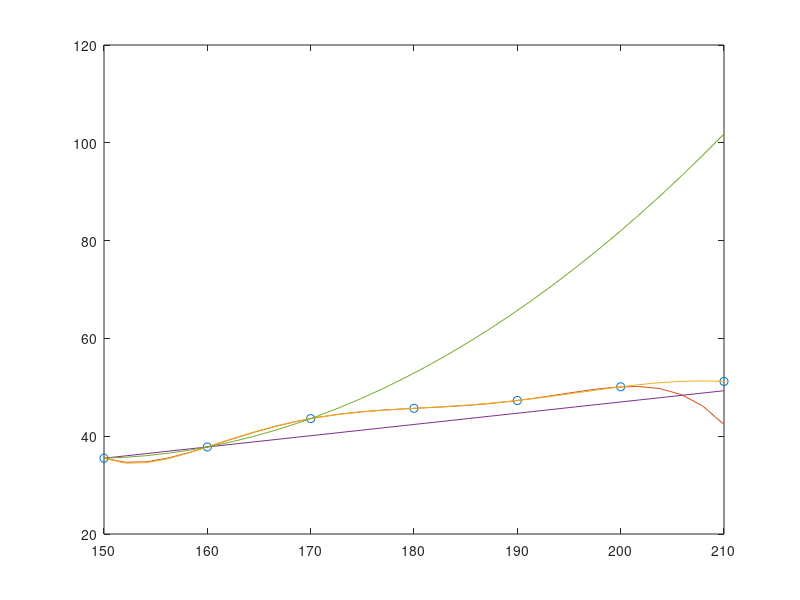

The MATLAB source for this figure:
function InterpolacionPolinomial
%% parte 1 i)
x=[150,160,170,180,190,200,210];
y=[35.5,37.8,43.6,45.7,47.3,50.1,51.2];
plot(x,y,'o')
hold on

%% parte 2 ii)
%% Para n=5
x5 = x(1:6);
y5 = y(1:6);
M = fliplr(vander(x5));
b = y5';
A=linsolve(M,b) %resuelve un sistema de ecuaciones matricial

%% Para n=6
M6 = fliplr(vander(x));
b6 = y';
A6 = linsolve(M6,b6);

%% parte 3 iii)
% Calculamos n=1 y n=2 aquí porque se necesitan para la gráfica del inciso iii

% Para n=1
x1 = x(1:2);
y1 = y(1:2);
M1 = fliplr(vander(x1));
A1 = linsolve(M1,y1');

% Para n=2
x_2 = x(1:3);
y_2 = y(1:3);
M2 = fliplr(vander(x_2));
A2 = linsolve(M2,y_2');

% Graficamos
x2=linspace(150,210,30);

y_n5=A(1)+A(2).*x2+A(3).*x2.^2+A(4).*x2.^3+A(5).*x2.^4+A(6).*x2.^5;
plot(x2,y_n5)

y_n6=A6(1)+A6(2).*x2+A6(3).*x2.^2+A6(4).*x2.^3+A6(5).*x2.^4+A6(6).*x2.^5+A6(7).*x2.^6;
plot(x2,y_n6)

y_n1=A1(1)+A1(2).*x2;
plot(x2,y_n1)

y_n2=A2(1)+A2(2).*x2+A2(3).*x2.^2;
plot(x2,y_n2)

%% parte 4 iv)
Xnueva = 165;
Yestimada_n5 = polyval(flip(A), Xnueva)
Yestimada_n6 = polyval(flip(A6), Xnueva)
end
